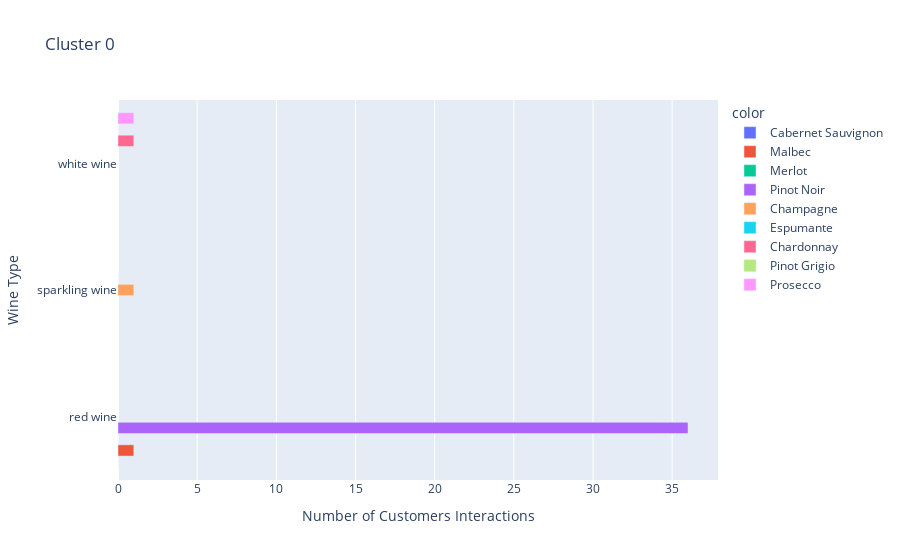

The cell this chart's notebook holds for it:
### Code cell
cluster_2_totals = cluster_2.groupby(["wine_type", "varietal"], as_index=False)["num"].sum()

grouped_bar_2 = px.bar(
    y=cluster_2_totals.wine_type,
    x=cluster_2_totals.num,
    color=cluster_2_totals.varietal,
    title="Cluster 0",
    orientation="h",
    barmode="group" 
)
grouped_bar_2.update_layout(
    yaxis_title = "Wine Type",
    xaxis_title = "Number of Customers Interactions"
)
grouped_bar_2.show()

### Figure 1 — Plotly figure (JSON) as saved in the notebook; plotly's stock layout.template omitted (floating-point values rounded to 4 significant figures)
{"data": [{"alignmentgroup": "True", "hovertemplate": "color=Cabernet Sauvignon<br>x=%{x}<br>y=%{y}<extra></extra>", "legendgroup": "Cabernet Sauvignon", "marker": {"color": "#636efa"}, "name": "Cabernet Sauvignon", "offsetgroup": "Cabernet Sauvignon", "orientation": "h", "showlegend": true, "textposition": "auto", "type": "bar", "x": [0], "xaxis": "x", "y": ["red wine"], "yaxis": "y"}, {"alignmentgroup": "True", "hovertemplate": "color=Malbec<br>x=%{x}<br>y=%{y}<extra></extra>", "legendgroup": "Malbec", "marker": {"color": "#EF553B"}, "name": "Malbec", "offsetgroup": "Malbec", "orientation": "h", "showlegend": true, "textposition": "auto", "type": "bar", "x": [1], "xaxis": "x", "y": ["red wine"], "yaxis": "y"}, {"alignmentgroup": "True", "hovertemplate": "color=Merlot<br>x=%{x}<br>y=%{y}<extra></extra>", "legendgroup": "Merlot", "marker": {"color": "#00cc96"}, "name": "Merlot", "offsetgroup": "Merlot", "orientation": "h", "showlegend": true, "textposition": "auto", "type": "bar", "x": [0], "xaxis": "x", "y": ["red wine"], "yaxis": "y"}, {"alignmentgroup": "True", "hovertemplate": "color=Pinot Noir<br>x=%{x}<br>y=%{y}<extra></extra>", "legendgroup": "Pinot Noir", "marker": {"color": "#ab63fa"}, "name": "Pinot Noir", "offsetgroup": "Pinot Noir", "orientation": "h", "showlegend": true, "textposition": "auto", "type": "bar", "x": [36], "xaxis": "x", "y": ["red wine"], "yaxis": "y"}, {"alignmentgroup": "True", "hovertemplate": "color=Champagne<br>x=%{x}<br>y=%{y}<extra></extra>", "legendgroup": "Champagne", "marker": {"color": "#FFA15A"}, "name": "Champagne", "offsetgroup": "Champagne", "orientation": "h", "showlegend": true, "textposition": "auto", "type": "bar", "x": [1], "xaxis": "x", "y": ["sparkling wine"], "yaxis": "y"}, {"alignmentgroup": "True", "hovertemplate": "color=Espumante<br>x=%{x}<br>y=%{y}<extra></extra>", "legendgroup": "Espumante", "marker": {"color": "#19d3f3"}, "name": "Espumante", "offsetgroup": "Espumante", "orientation": "h", "showlegend": true, "textposition": "auto", "type": "bar", "x": [0], "xaxis": "x", "y": ["sparkling wine"], "yaxis": "y"}, {"alignmentgroup": "True", "hovertemplate": "color=Chardonnay<br>x=%{x}<br>y=%{y}<extra></extra>", "legendgroup": "Chardonnay", "marker": {"color": "#FF6692"}, "name": "Chardonnay", "offsetgroup": "Chardonnay", "orientation": "h", "showlegend": true, "textposition": "auto", "type": "bar", "x": [1], "xaxis": "x", "y": ["white wine"], "yaxis": "y"}, {"alignmentgroup": "True", "hovertemplate": "color=Pinot Grigio<br>x=%{x}<br>y=%{y}<extra></extra>", "legendgroup": "Pinot Grigio", "marker": {"color": "#B6E880"}, "name": "Pinot Grigio", "offsetgroup": "Pinot Grigio", "orientation": "h", "showlegend": true, "textposition": "auto", "type": "bar", "x": [0], "xaxis": "x", "y": ["white wine"], "yaxis": "y"}, {"alignmentgroup": "True", "hovertemplate": "color=Prosecco<br>x=%{x}<br>y=%{y}<extra></extra>", "legendgroup": "Prosecco", "marker": {"color": "#FF97FF"}, "name": "Prosecco", "offsetgroup": "Prosecco", "orientation": "h", "showlegend": true, "textposition": "auto", "type": "bar", "x": [1], "xaxis": "x", "y": ["white wine"], "yaxis": "y"}], "layout": {"barmode": "group", "legend": {"title": {"text": "color"}, "tracegroupgap": 0}, "title": {"text": "Cluster 0"}, "xaxis": {"anchor": "y", "domain": [0, 1], "title": {"text": "Number of Customers Interactions"}}, "yaxis": {"anchor": "x", "domain": [0, 1], "title": {"text": "Wine Type"}}}}
